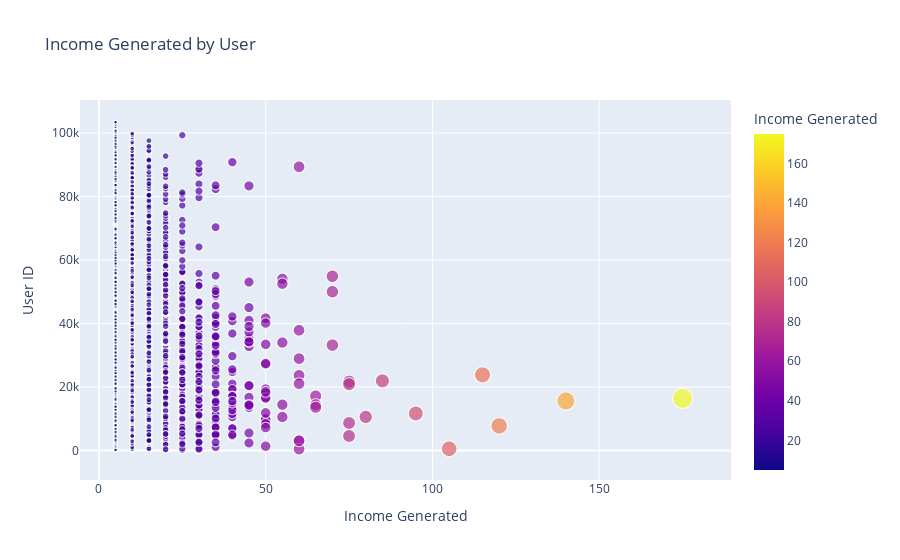
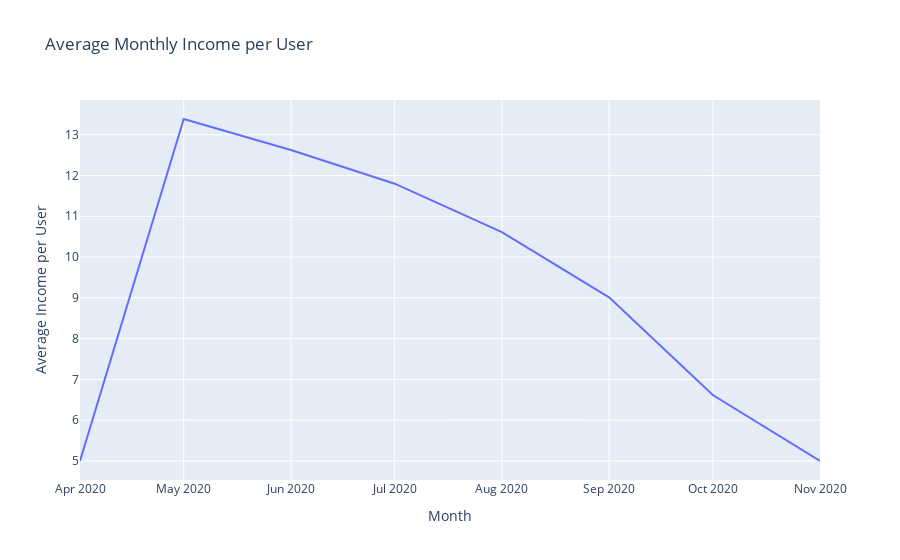
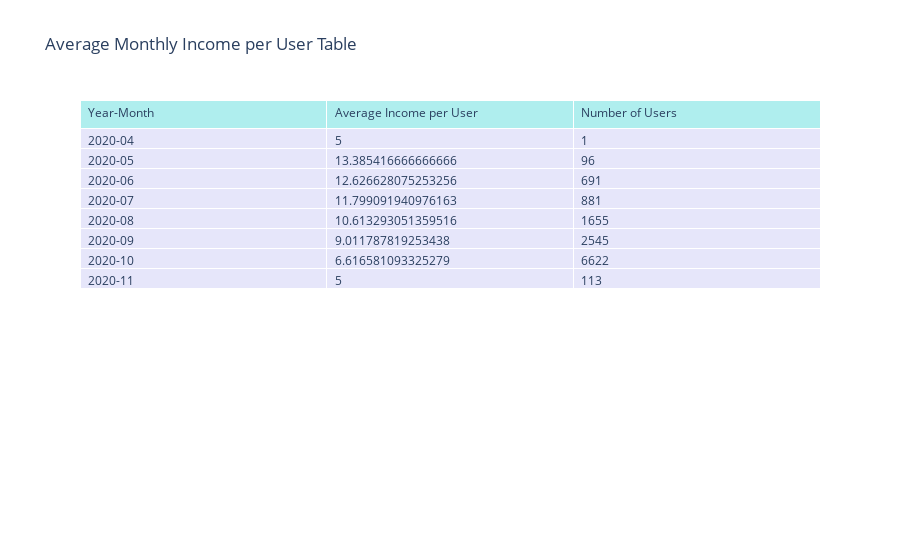

The code cell stored with these charts, in order, in its notebook:
### Markdown cell above
# Income Analysis per User
In this section, we calculate the total income generated by each user for the company. We will create an interactive plot using Plotly, which allows us to click on a point representing the income generated by a user and see details like the user ID and the date of the request.

### Monthly Income Analysis
Next, we want to analyze the income on a monthly basis. We will extract the year and month from the created_at column, calculate the total monthly income per user, and then compute the average monthly income per user. This will allow us to visualize how the average income per user varies over time.

### Extract Year and Month
We will extract the year and month from the created_at column to facilitate monthly analysis.

### Calculate Monthly Income and User Count
We will calculate the total monthly income per user and the number of unique users per month. This allows us to determine the average monthly income per user.

### Calculate Average Monthly Income per User
Using the calculated monthly income and user count, we will compute the average monthly income per user.

### Second Interactive Plot
We create a line plot to visualize the average monthly income per user over time. This interactive plot allows us to observe trends and patterns in the average income.

### Formatted Table of Average Monthly Income
Finally, we create a formatted table to display the average monthly income per user. This table provides a clear and concise summary of the average income for each month.

This script provides a detailed analysis of the income generated by each user, including interactive visualizations and a formatted table to facilitate easy understanding and exploration of the data.

### Code cell
import pandas as pd
import plotly.express as px
import plotly.graph_objects as go

# Cargar los datos
fees_data = pd.read_csv('../cleaned_dataset/modified_fees_data.csv')
cash_requests_data = pd.read_csv('../cleaned_dataset/modified_cash_requests_data.csv')

# Convertir 'created_at' a datetime
fees_data['created_at'] = pd.to_datetime(fees_data['created_at'])
cash_requests_data['created_at'] = pd.to_datetime(cash_requests_data['created_at'])

# Calcular el ingreso total generado por cada usuario
user_income = fees_data.groupby('cash_request_id')['total_amount'].sum().reset_index()
user_income = user_income.merge(cash_requests_data[['id', 'user_id', 'created_at']], left_on='cash_request_id', right_on='id', how='left')

# Primer gráfico interactivo usando Plotly
fig1 = px.scatter(user_income, x='total_amount', y='user_id', size='total_amount', color='total_amount',
                 hover_data=['user_id', 'created_at'],
                 labels={'total_amount': 'Income Generated', 'user_id': 'User ID'},
                 title='Income Generated by User')
fig1.update_layout(transition_duration=500)
fig1.show()

# Extraer el año y el mes
user_income['year_month'] = user_income['created_at'].dt.to_period('M').astype(str)

# Calcular el ingreso total mensual por usuario
monthly_income = user_income.groupby(['user_id', 'year_month'])['total_amount'].sum().reset_index()

# Calcular el número de usuarios por mes
user_count_per_month = user_income.groupby('year_month')['user_id'].nunique().reset_index()
user_count_per_month.columns = ['year_month', 'user_count']

# Calcular el ingreso promedio mensual por usuario
monthly_avg_income = monthly_income.groupby('year_month')['total_amount'].sum().reset_index()
monthly_avg_income = monthly_avg_income.merge(user_count_per_month, on='year_month')
monthly_avg_income['avg_income_per_user'] = monthly_avg_income['total_amount'] / monthly_avg_income['user_count']

# Segundo gráfico interactivo usando Plotly
fig2 = px.line(monthly_avg_income, x='year_month', y='avg_income_per_user', 
               title='Average Monthly Income per User', 
               hover_data={'avg_income_per_user': True, 'user_count': True})
fig2.update_layout(transition_duration=500, xaxis_title='Month', yaxis_title='Average Income per User')
fig2.show()

# Crear una tabla bonita y formateada con el promedio mensual y el número de usuarios
fig3 = go.Figure(data=[go.Table(
    header=dict(values=['Year-Month', 'Average Income per User', 'Number of Users'],
                fill_color='paleturquoise',
                align='left'),
    cells=dict(values=[monthly_avg_income['year_month'], monthly_avg_income['avg_income_per_user'], monthly_avg_income['user_count']],
               fill_color='lavender',
               align='left'))
])

fig3.update_layout(title='Average Monthly Income per User Table')
fig3.show()

### Figure 1 — Plotly figure (JSON) as saved in the notebook; plotly's stock layout.template omitted (floating-point values rounded to 4 significant figures; data arrays with more than 128 entries replaced by an {"elided": "..."} marker saying what was removed)
{"data": [{"customdata": {"elided": "12933x1 str values"}, "hovertemplate": "Income Generated=%{marker.color}<br>User ID=%{y}<br>created_at=%{customdata[0]}<extra></extra>", "legendgroup": "", "marker": {"color": {"elided": "12933 int values"}, "coloraxis": "coloraxis", "size": {"elided": "12933 int values"}, "sizemode": "area", "sizeref": 0.4375, "symbol": "circle"}, "mode": "markers", "name": "", "showlegend": false, "type": "scattergl", "x": {"elided": "12933 int values"}, "xaxis": "x", "y": {"elided": "12933 int values"}, "yaxis": "y"}], "layout": {"coloraxis": {"colorbar": {"title": {"text": "Income Generated"}}, "colorscale": [[0, "#0d0887"], [0.1111, "#46039f"], [0.2222, "#7201a8"], [0.3333, "#9c179e"], [0.4444, "#bd3786"], [0.5556, "#d8576b"], [0.6667, "#ed7953"], [0.7778, "#fb9f3a"], [0.8889, "#fdca26"], [1, "#f0f921"]]}, "legend": {"itemsizing": "constant", "tracegroupgap": 0}, "title": {"text": "Income Generated by User"}, "transition": {"duration": 500}, "xaxis": {"anchor": "y", "domain": [0, 1], "title": {"text": "Income Generated"}}, "yaxis": {"anchor": "x", "domain": [0, 1], "title": {"text": "User ID"}}}}

### Figure 2 — Plotly figure (JSON) as saved in the notebook; plotly's stock layout.template omitted (floating-point values rounded to 4 significant figures)
{"data": [{"customdata": [[1], [96], [691], [881], [1655], [2545], [6622], [113]], "hovertemplate": "year_month=%{x}<br>avg_income_per_user=%{y}<br>user_count=%{customdata[0]}<extra></extra>", "legendgroup": "", "line": {"color": "#636efa", "dash": "solid"}, "marker": {"symbol": "circle"}, "mode": "lines", "name": "", "orientation": "v", "showlegend": false, "type": "scatter", "x": ["2020-04", "2020-05", "2020-06", "2020-07", "2020-08", "2020-09", "2020-10", "2020-11"], "xaxis": "x", "y": [5, 13.39, 12.63, 11.8, 10.61, 9.012, 6.617, 5], "yaxis": "y"}], "layout": {"legend": {"tracegroupgap": 0}, "title": {"text": "Average Monthly Income per User"}, "transition": {"duration": 500}, "xaxis": {"anchor": "y", "domain": [0, 1], "title": {"text": "Month"}}, "yaxis": {"anchor": "x", "domain": [0, 1], "title": {"text": "Average Income per User"}}}}

### Figure 3 — Plotly figure (JSON) as saved in the notebook; plotly's stock layout.template omitted (floating-point values rounded to 4 significant figures)
{"data": [{"cells": {"align": "left", "fill": {"color": "lavender"}, "values": [["2020-04", "2020-05", "2020-06", "2020-07", "2020-08", "2020-09", "2020-10", "2020-11"], [5, 13.39, 12.63, 11.8, 10.61, 9.012, 6.617, 5], [1, 96, 691, 881, 1655, 2545, 6622, 113]]}, "header": {"align": "left", "fill": {"color": "paleturquoise"}, "values": ["Year-Month", "Average Income per User", "Number of Users"]}, "type": "table"}], "layout": {"title": {"text": "Average Monthly Income per User Table"}}}
